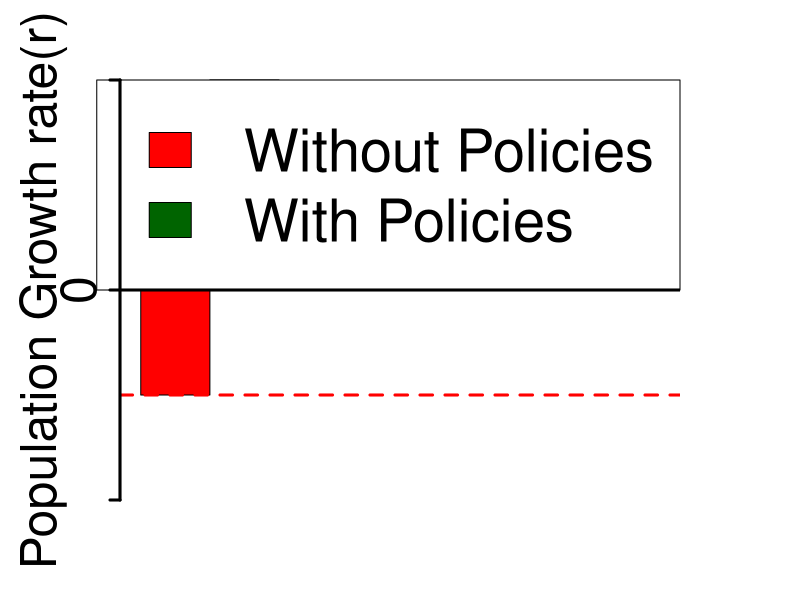

This figure's R source:

library(ggplot2)
  
  #use ggplot to make our graph
    
    #use par() to increase size of graph on left(2nd number normally 4 so we added 2 inches hence the 6)
    par(mar = c(5, 6, 4, 6))
    
    #make a vector to contain the values that will be used to construct bar chart
    turtle <- c(-0.5, 1)
    
    #make our bar chart use turtle vector
    barplot(turtle, 
              #Since this is for proposed results I want to eliminate numbers so we set yaxt = "n"
              yaxt="n",
              #set colors for bar charts to be red and green
              col=c("red", "darkgreen"), 
              #set width of bar chart to 0.2 and space between them to 0
              width = 0.2, 
              space = 0,
              #add a label for the y axis and set its font size to 3
              ylab = "Population Growth rate(r)",
              cex.lab = 3,
              #add a legend and set text to 3.5 and move to top right corner
              legend.text = c("Without Policies", "With Policies"), 
              args.legend=list(cex=3.5,x="topright"),
              #set the limits we can see in the graph for our y axis and our x axis
              ylim = c(-1, 1),
              xlim = c(0, 1.5))
    
    #make a line segment with geom_segment. We will use this for visualizing where zero is on the chart
    abline(h=0, lwd = 3, col = "black", lty = "solid")
  
    #make a line segment with geom_segment. We will use this for plotting current r for loggerheads
    abline(h=-0.5, lwd = 3, col = "red", lty = "dashed")
    
    #make a new y axis since we got rid of the old one. 
    #Make a vector for the lower bound, zero, and upper bound. Then label the vector using label. (we are leaving upper and lower bound blank since this is proposed results
    #set line width to 3 and axis size to 3
    axis(2, at = c(-1, 0, 1), labels = c("", "0", ""), lwd = 3, cex.axis = 3)
  
    
    
  
  
